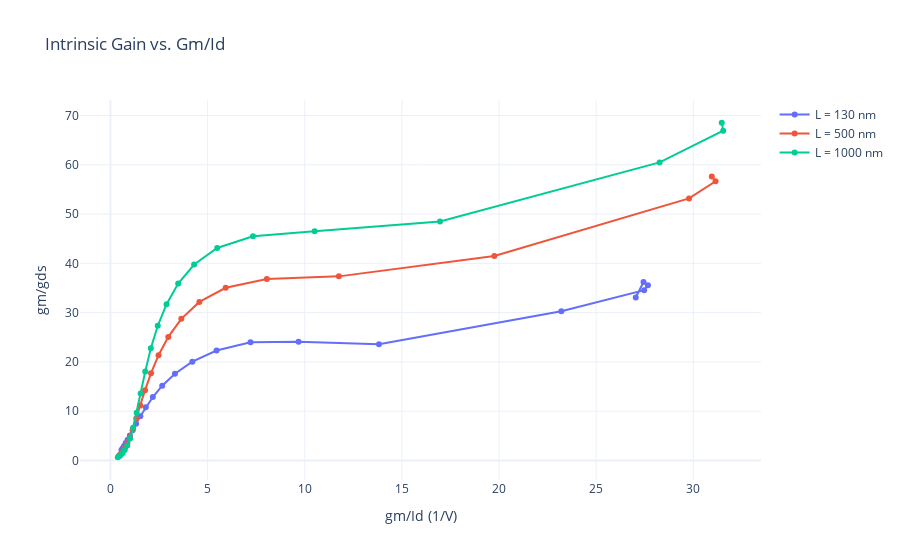

The cell this chart's notebook holds for it:
### Code cell
import numpy as np
import matplotlib.pyplot as plt
import pandas as pd
import plotly.graph_objects as go

# === Load Data ===
file_path = "/home/marcin/Dokumente/PY/Projekt2/PY/test_gmid_130_500_1000.csv"
data = pd.read_csv(file_path)

# === Parameters ===
w = 1e-6  # transistor width

# === Compute derived quantities for each device length ===
lengths = data['Length'].unique()  # e.g. [0.13, 0.5, 1.0]

fig, axes = plt.subplots(2, 2, figsize=(12, 10))

for L in lengths:
    sub = data[data['Length'] == L]

    vgs = sub['Vgs'].values
    id_ = sub['Id'].values
    gm = sub['gm'].values
    gds = sub['gds'].values
    cgg = sub['cgg'].values
    vth = sub['vth'].values

    # === Derived Quantities ===
    gm_id   = gm / id_
    vov     = vgs - vth
    gm_gds  = gm / gds
    ft      = gm / (2 * np.pi * cgg)
    id_w    = id_ / w
    ft_gmid = ft * gm_id

    label = f"L = {L*1e9:.0f} nm"

    # Subplot 1
    plt.subplot(2, 2, 1)
    plt.plot(vov, gm_id, linewidth=1.5, label=label)
    plt.xlabel("vov(V)")
    plt.ylabel("gm/Id (1/V)")
    plt.title("Transconductance Efficiency")
    plt.grid(True)

    # Subplot 2
    plt.subplot(2, 2, 2)
    plt.plot(gm_id, ft, linewidth=1.5, label=label)
    plt.xlabel("gm/Id (1/V)")
    plt.ylabel("ft (Hz)")
    plt.title("Transit Frequency")
    plt.grid(True)

    # Subplot 3
    plt.subplot(2, 2, 3)
    plt.plot(gm_id, gm_gds, linewidth=1.5, label=label)
    plt.xlabel("gm/Id (1/V)")
    plt.ylabel("gm/gds")
    plt.title("Intrinsic Gain")
    plt.grid(True)

    # Subplot 4
    plt.subplot(2, 2, 4)
    plt.plot(gm_id, ft_gmid, linewidth=1.5, label=label)
    plt.xlabel("gm/Id (1/V)")
    plt.ylabel("ft * gm/id")
    plt.title("Combined Performance Metric")
    plt.grid(True)

# Add legends
for i in range(1, 5):
    plt.subplot(2, 2, i)
    plt.legend()

plt.tight_layout()
#plt.savefig("plot.png")
plt.show()



# Create Plotly figure
fig = go.Figure()

# === Plot all lengths ===
for L in lengths:
    sub = data[data['Length'] == L]

    vgs = sub['Vgs'].values
    id_ = sub['Id'].values
    gm = sub['gm'].values
    gds = sub['gds'].values
    cgg = sub['cgg'].values
    vth = sub['vth'].values

    # === Derived Quantities ===
    gm_id   = gm / id_
    gm_gds  = gm / gds

    label = f"L = {L*1e9:.0f} nm"

    # Add both line and markers to the same figure
    fig.add_trace(go.Scatter(x=gm_id, y=gm_gds, mode='lines+markers', name=label))

fig.update_layout(
    title="Intrinsic Gain vs. Gm/Id",
    xaxis_title="gm/Id (1/V)",
    yaxis_title="gm/gds",
    template="plotly_white"
)

fig.show()

### Figure 1 — Plotly figure (JSON) as saved in the notebook; plotly's stock layout.template omitted (floating-point values rounded to 4 significant figures)
{"data": [{"mode": "lines+markers", "name": "L = 130 nm", "type": "scatter", "x": [27.04, 27.44, 27.67, 27.47, 23.21, 13.82, 9.68, 7.208, 5.46, 4.214, 3.317, 2.663, 2.18, 1.816, 1.537, 1.317, 1.142, 0.9994, 0.8816, 0.7828, 0.6989, 0.627, 0.5648], "y": [33.06, 36.22, 35.58, 34.55, 30.29, 23.58, 24.08, 23.96, 22.3, 20.05, 17.61, 15.18, 12.87, 10.79, 8.974, 7.431, 6.145, 5.086, 4.221, 3.518, 2.945, 2.479, 2.098]}, {"mode": "lines+markers", "name": "L = 500 nm", "type": "scatter", "x": [30.95, 31.14, 29.78, 19.76, 11.76, 8.048, 5.93, 4.575, 3.646, 2.976, 2.474, 2.087, 1.781, 1.532, 1.326, 1.152, 1.003, 0.8743, 0.7617, 0.6633, 0.5771, 0.5015, 0.4354], "y": [57.65, 56.64, 53.17, 41.5, 37.35, 36.82, 35.04, 32.17, 28.74, 25.07, 21.36, 17.71, 14.26, 11.16, 8.516, 6.393, 4.765, 3.556, 2.674, 2.032, 1.564, 1.219, 0.9612]}, {"mode": "lines+markers", "name": "L = 1000 nm", "type": "scatter", "x": [31.46, 31.54, 28.26, 16.96, 10.51, 7.334, 5.493, 4.307, 3.486, 2.887, 2.433, 2.077, 1.79, 1.551, 1.347, 1.167, 1.007, 0.8633, 0.736, 0.6248, 0.5288, 0.4468, 0.377], "y": [68.53, 66.92, 60.48, 48.47, 46.5, 45.5, 43.12, 39.76, 35.89, 31.72, 27.33, 22.75, 18.06, 13.58, 9.671, 6.629, 4.478, 3.048, 2.121, 1.518, 1.117, 0.843, 0.649]}], "layout": {"title": {"text": "Intrinsic Gain vs. Gm/Id"}, "xaxis": {"title": {"text": "gm/Id (1/V)"}}, "yaxis": {"title": {"text": "gm/gds"}}}}
